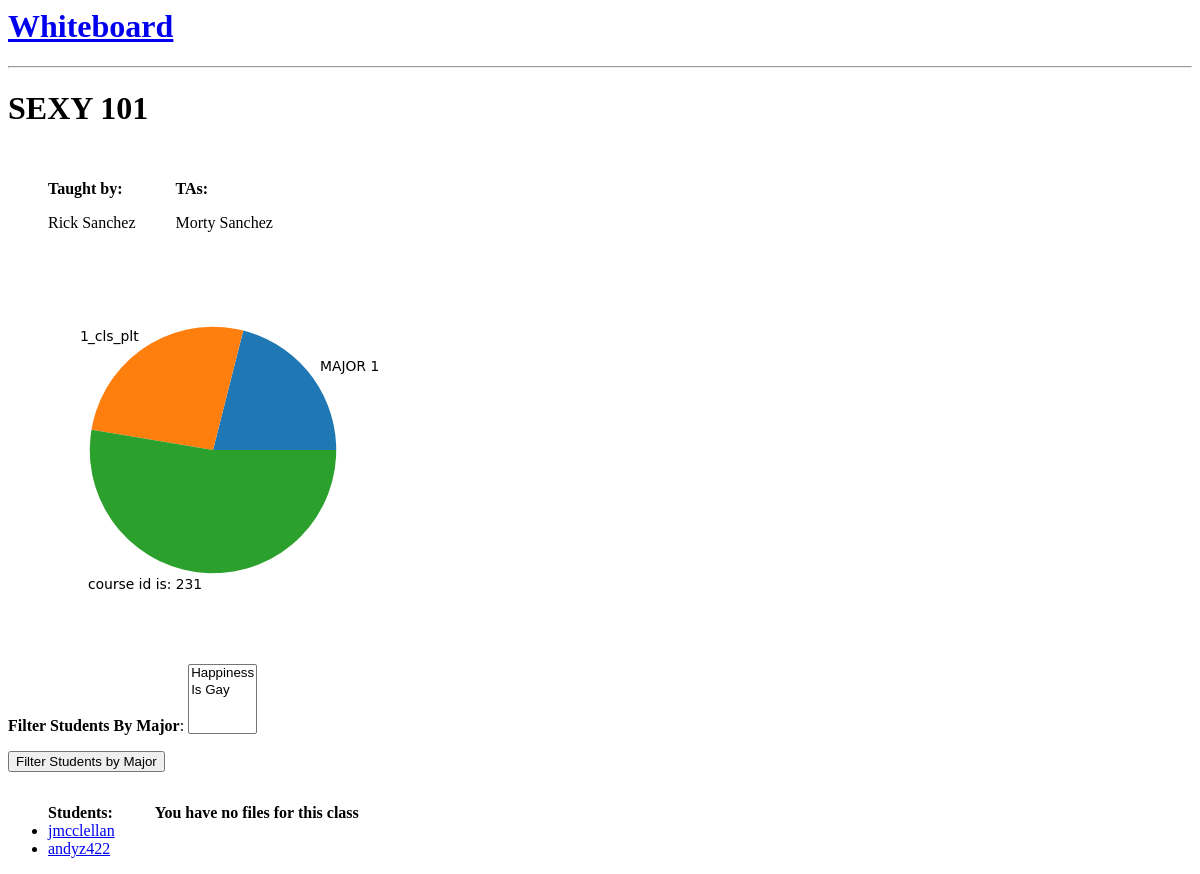
/start/course231/ayymcclellan/, run on an earlier commit of the app's database.
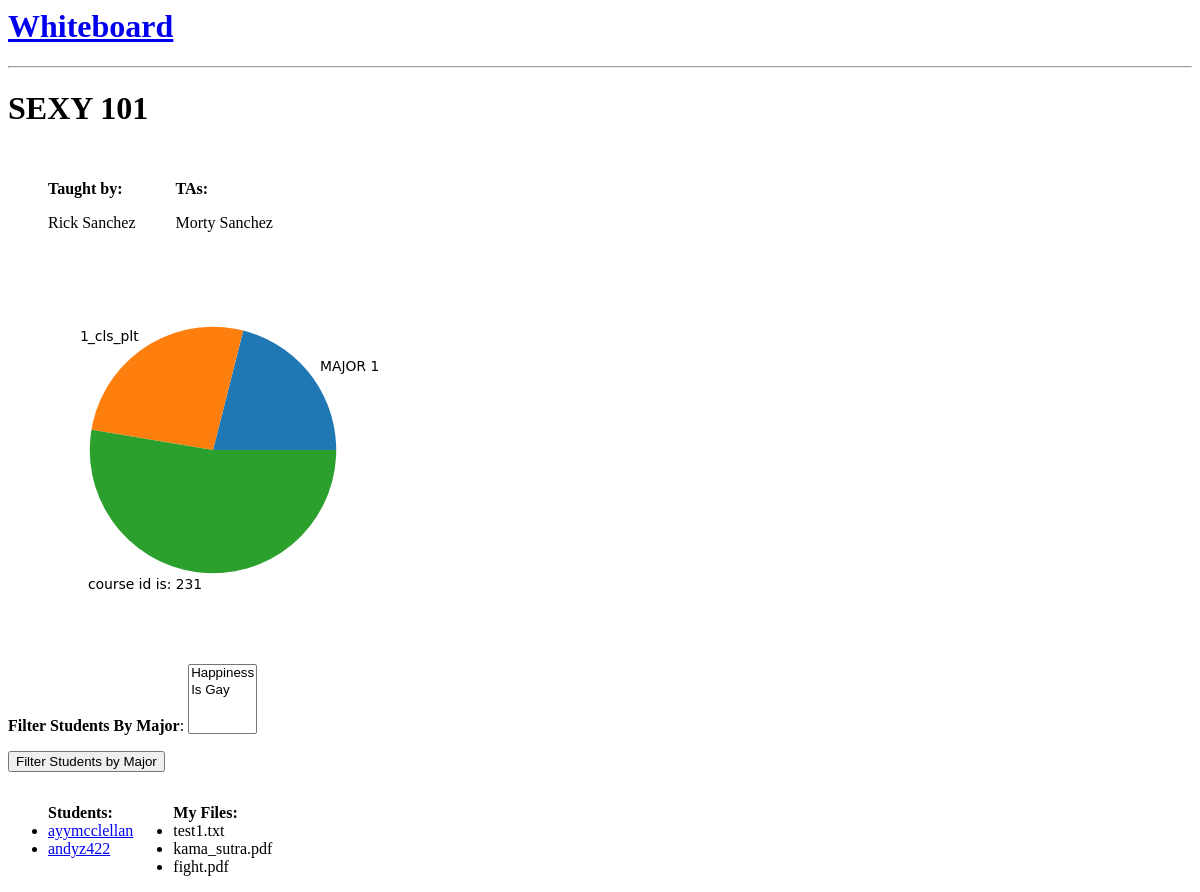
And on a later commit of the database.
### user_forms/models.py (models this page shows, shortened)
class Instructor(models.Model):
    courses_taught = models.ManyToManyField(Course)
    title = models.CharField(max_length = 42)
    first_name = models.CharField(max_length = 42)
    last_name = models.CharField(max_length = 42)
    email = models.CharField(max_length = 100)
    duplicates = models.BooleanField(default = False)
    faculty_exchange = models.CharField(max_length = 10)
    phone = models.CharField(max_length = 15)
    def full_name(self):
        return str(self.first_name + ' ' + self.last_name)

class Assistant(models.Model):
    courses_taught = models.ManyToManyField(Course)
    first_name = models.CharField(max_length = 42)
    last_name = models.CharField(max_length = 42)
    email = models.CharField(max_length = 100)
    cnet_id = models.CharField(max_length = 42)
    program = models.CharField(max_length = 50)
    duplicates = models.BooleanField(default = False)
    def cnet_id(self):
        return re.search("^([\w-]*\w)", self.email).group()
    def full_name(self):
        return str(self.first_name + ' ' + self.last_name)

class Student(models.Model):
    courses_in = models.ManyToManyField(Course)
    first_name = models.CharField(max_length = 42)
    last_name = models.CharField(max_length = 42)
    email = models.CharField(max_length = 100)
    cnet_id = models.CharField(max_length = 42)
    program = models.CharField(max_length = 50)
    duplicates = models.BooleanField(default = False)

class File(models.Model):
    owner = models.ForeignKey(Student)
    course = models.ForeignKey(Course)
    heading = models.CharField(max_length = 100, blank = True)
    description = models.TextField(blank = True)
    body = models.TextField(blank = True)
    path = models.CharField(max_length = 300)
    format = models.CharField(max_length = 10)
    def file_name(self):
        pattern = '([\w.-]+\.[\w]+)$'
        filename = re.search(pattern, str(self.path))
        if filename != None:
            filename = filename.group()
            return filename
        else:
            return str(self.path)

### user_forms/views.py (the view)
class CourseDetail(DetailView):
    model = Course
    pk_url_kwarg = 'course_id'
    context_object_name = 'course'
    def get_context_data(self, **kwargs):
        context = super(CourseDetail, self).get_context_data(**kwargs)
        course_id = self.kwargs['course_id']
        context['students'] = Student.objects.filter(courses_in__id = course_id
        ).order_by('program')
        major_tuples = context['students'].order_by().values_list('program').\
        distinct()
        majors_list = [x[0] for x in major_tuples]
        context['major_filter_form'] = FilterMajorForm(**{'majors_list':
            majors_list})
        if self.request.method == 'GET':
            major = self.request.GET.get('major_filters')
            print(major)
            if major:
                context['filter_enabled'] = True
                context['students'] = context['students'].filter(program =
                    major)
            else:
                context['filter_enabled'] = False
        context['instructors'] = Instructor.objects.filter(courses_taught__id =
        course_id)
        context['assistants'] = Assistant.objects.filter(courses_taught__id =
        course_id)
        context['files'] = File.objects.filter(owner__cnet_id =
        self.kwargs['cnet_id'])
        return context

### user_forms/forms.py
class FilterMajorForm(forms.Form):
    def __init__(self, *args, **kwargs):
        majors_list = kwargs.pop('majors_list', None)
        super(FilterMajorForm, self).__init__(*args, **kwargs)
        major_choices = []
        for major in majors_list:
            major_choices.append((major, major))
        label = mark_safe("<b>Filter Students By Major</b>")
        self.fields['major_filters'] = forms.MultipleChoiceField(label = label,
         choices = major_choices, required = False)

### user_forms/templates/user_forms/course_detail.html (shortened to what this page needs)
{% extends 'user_forms/base.html' %}
{% block body %}
<h1>{{ course.name }}</h1>
<ul style="float:left;">
<p><b>Taught by:</b></p>
{% for instructor in instructors %}
{% if instructor.duplicates %}
<l>{{ instructor.full_name }}*</l>
{% else %}
<l>{{ instructor.full_name }}</l>
{% endif %}
{% endfor %}
</ul>
{% if assistants %}
<ul style="float:left;">
<p><b>TAs:</b></p>
{% for assistant in assistants %}
{% if assistant.duplicates %}
<l>{{ assistant.full_name }}*</l>
{% else %}
<l>{{ assistant.full_name }}</l>
{% endif %}
{% endfor %}
</ul>
{% endif %}
<div style="clear:both;"><img src="{% url 'single_class_plot' course_id=course.id %}"alt="Class Stats" /></div>
<form action="" method="get">
    {{ major_filter_form.as_p }}
    <input type="submit" value="Filter Students by Major"/>
</form>
<ul style="float:left;">
<b>
{% if students %}
Students:
{% else %}
No Students found.  Chalk has likely cleared the data because the class is not
recent enough.
{% endif %}
</b>
{% for student in students %}
<li><a href="{% url 'view_student' student_id=student.id %}">
{% if student.duplicates %}
    {{ student.cnet_id }}*
    {% if filter_enabled %}
        | {{ student.program }}
    {% endif %}
    </a></li>
{% else %}
{{ student.cnet_id }}
    </a></li>
{% endif %}
{% endfor %}
</ul>
<ul style="float:left;">
<b>
{% if files %}
My Files:
{% else %}
You have no files for this class
{% endif %}
</b>
{% for file in files %}
<li>{{ file.file_name }}</li>
{% endfor %}
</ul>
{% endblock %}

What changed in the data, as far as the page shows it:
changed Student: cnet_id "jmcclellan" → "ayymcclellan"
now on this page (row unchanged): File: file_name "test1.txt"
now on this page (row unchanged): File: file_name "kama_sutra.pdf"
now on this page (row unchanged): File: file_name "fight.pdf"
Also different on the page:
text no longer shown: "You have no files for this class"
text now shown: "My Files:"
